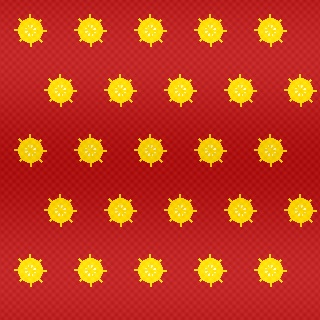
#> input picture dataset/preset_sarees/Butta_Dots__Crimson_Red.jpg, 320 x 320 px
$ python -i color_invariance.py   (imports and definitions only)   (older library calls are emulated)
#> lines starting #> are read from the running program, lines starting #| are printed output that depends on the picture
import io
import base64
from typing import Dict, Tuple, Union
import numpy as np
import cv2
from PIL import Image

class ColorInvariantTransformer:
    """
    Transforms RGB saree images into color-decoupled, geometry- and texture-preserving
    feature maps to ensure design classification is completely independent of fabric color.
    """

    @staticmethod
    def extract_luminance_clahe(rgb_array: np.ndarray) -> np.ndarray:
        """
        Extracts perceptual luminance via CIE LAB color space and applies
        Contrast Limited Adaptive Histogram Equalization (CLAHE) to enhance
        intricate zari borders, jaal threads, and motifs.
        """
        # Convert RGB to LAB (L* channel = 0-255 in OpenCV)
        lab = cv2.cvtColor(rgb_array, cv2.COLOR_RGB2LAB)
#> lab: shape (320, 320, 3); mean of channels 0, 1, 2 118.8, 178.4, 174.8
        l_channel, _, _ = cv2.split(lab)
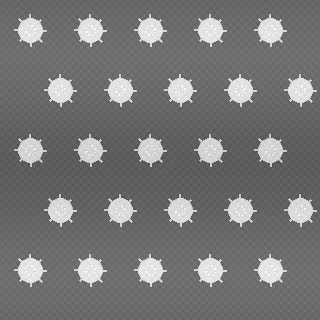
#> l_channel: shape (320, 320); min 76, max 250, mean 118.8

        # Apply CLAHE to equalize local thread and weave contrast
        clahe = cv2.createCLAHE(clipLimit=2.5, tileGridSize=(8, 8))
        enhanced_l = clahe.apply(l_channel)
        return enhanced_l

    # [62 lines left out: functions extract_edge_gradient_map, extract_laplacian_texture, create_color_invariant_composite, get_visual_stages, not called in this run]


class SareeColorShifter:
    """
    Shifts or recolors saree images while perfectly preserving motif structures,
    shadows, textures, and gold/silver zari borders. Used for real-time interactive
    color changing demonstrations in the React UI.
    """

    # [88 lines left out: functions hex_to_hsv, shift_hue, recolor_to_target_hex, to_base64_data_url, not called in this run]

>>> import cv2
>>> picture = cv2.cvtColor(cv2.imread('../dataset/preset_sarees/Butta_Dots__Crimson_Red.jpg'), cv2.COLOR_BGR2RGB)
>>> result = ColorInvariantTransformer().extract_luminance_clahe(picture)
